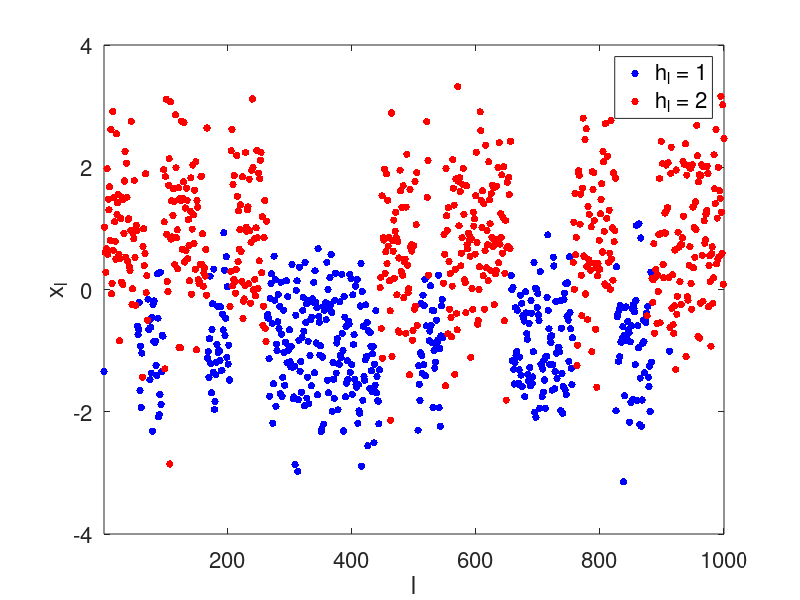

Here is the MATLAB script that generated this plot: (Note: this script raises an error after producing the figure.)
rand('seed',2)
T = [0.975 0.025; 0.025 0.975];
mn = [-1 1];
n = 1000;
sd = sqrt([0.5 1]);
h = zeros(1,n);
x = zeros(1,n);
h(1) = 1;
for i=1:n
    x(i) = sd(h(i))*randn(1,1)+mn(h(i));
    ind = find(rand(1,1) < cumsum(T(h(i),:))); 
    if i<n
       h(i+1) = ind(1);
    end
end
figure(1)
clf
plot(find(h==1),x(find(h==1)),'b.','MarkerSize',16)
hold on
plot(find(h==2),x(find(h==2)),'r.','MarkerSize',16)
hold off
xlim([1 1000])
xlabel('l','FontSize',16);
ylabel('x_l','FontSize',16);
set(gca,'FontSize',16);
xlim([1 n]);
legend('h_l = 1','h_l = 2','FontSize',16)

savefig('../HMMCRFKalman/HMM1',gcf,'pdf')

%%
figure(2)
for k=1:2
    params(k).mean = mn(k); 
    params(k).invvar = sd(k)^-2;
end
hstar = vit(x,2,[0 -realmax],log(T),params)

clf
plot(find(hstar==1),x(find(hstar==1)),'b.','MarkerSize',16)
hold on
plot(find(hstar==2),x(find(hstar==2)),'r.','MarkerSize',16)
hold off
xlim([1 1000])
xlabel('l','FontSize',16);
ylabel('x_l','FontSize',16);
title('MAP from HMM on MoG','FontSize',16)
legend('h_l = 1','h_l = 2','FontSize',16)
set(gca,'FontSize',16);
savefig('../HMMCRFKalman/vit',gcf,'pdf')
%%

figure(3)
for k=1:2
    params(k).mean = mn(k); 
    params(k).invvar = sd(k)^-2;
end
hstar2 = vit(x,2,[0 -realmax],log(ones(2,2)),params)

clf
plot(find(hstar2==1),x(find(hstar2==1)),'b.','MarkerSize',16)
hold on
plot(find(hstar2==2),x(find(hstar2==2)),'r.','MarkerSize',16)
hold off
xlim([1 1000])
xlabel('l','FontSize',16);
ylabel('x_l','FontSize',16);
title('MAP from Mixture of Gaussians','FontSize',16)
legend('h_l = 1','h_l = 2','FontSize',16)
set(gca,'FontSize',16);
savefig('../HMMCRFKalman/mog',gcf,'pdf')
